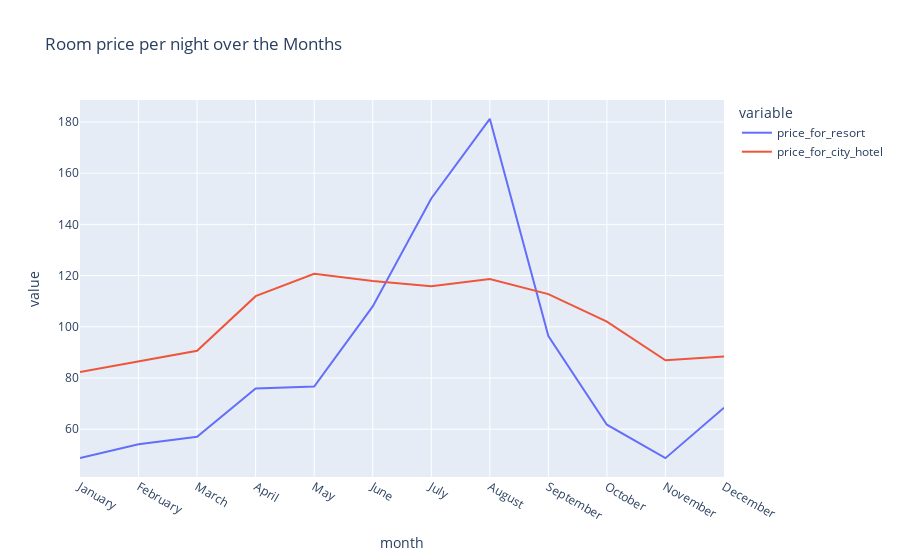

Here is the notebook cell this chart was saved with:
### Code cell
px.line(final, x='month', y=['price_for_resort','price_for_city_hotel'], title='Room price per night over the Months')

### Figure 1 — Plotly figure (JSON) as saved in the notebook; plotly's stock layout.template omitted (floating-point values rounded to 4 significant figures)
{"data": [{"hovertemplate": "variable=price_for_resort<br>month=%{x}<br>value=%{y}<extra></extra>", "legendgroup": "price_for_resort", "line": {"color": "#636efa", "dash": "solid"}, "mode": "lines", "name": "price_for_resort", "orientation": "v", "showlegend": true, "type": "scatter", "x": ["January", "February", "March", "April", "May", "June", "July", "August", "September", "October", "November", "December"], "xaxis": "x", "y": [48.76, 54.15, 57.06, 75.87, 76.66, 108.0, 150.1, 181.2, 96.42, 61.78, 48.71, 68.41], "yaxis": "y"}, {"hovertemplate": "variable=price_for_city_hotel<br>month=%{x}<br>value=%{y}<extra></extra>", "legendgroup": "price_for_city_hotel", "line": {"color": "#EF553B", "dash": "solid"}, "mode": "lines", "name": "price_for_city_hotel", "orientation": "v", "showlegend": true, "type": "scatter", "x": ["January", "February", "March", "April", "May", "June", "July", "August", "September", "October", "November", "December"], "xaxis": "x", "y": [82.33, 86.52, 90.66, 112.0, 120.7, 117.9, 115.8, 118.7, 112.8, 102.0, 86.95, 88.4], "yaxis": "y"}], "layout": {"legend": {"title": {"text": "variable"}, "tracegroupgap": 0}, "title": {"text": "Room price per night over the Months"}, "xaxis": {"anchor": "y", "domain": [0, 1], "title": {"text": "month"}}, "yaxis": {"anchor": "x", "domain": [0, 1], "title": {"text": "value"}}}}
